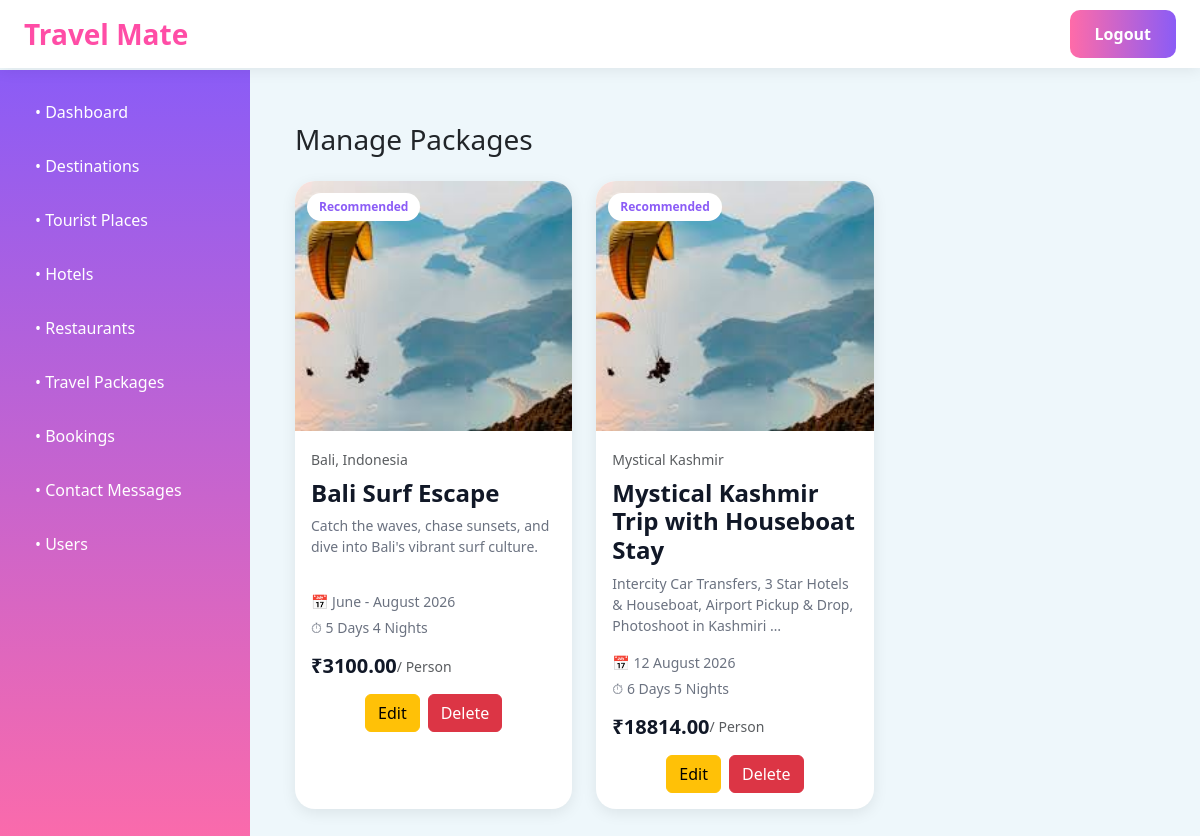
The app's page /admin_view_packages/ with its own data.
### travelmate/models.py (models this page shows, shortened)
class Package(models.Model):
    title = models.CharField(max_length=200)
    location = models.CharField(max_length=200)
    description = models.TextField()
    image = models.ImageField(upload_to='packages/')
    duration = models.CharField(max_length=100)
    travel_date = models.CharField(max_length=100)
    price = models.DecimalField(max_digits=10, decimal_places=2)
    is_recommended = models.BooleanField(default=False)

### travelmate/views.py (the view)
# urls.py: path('admin_view_packages/', views.admin_view_packages, name='admin_view_packages'),
def admin_view_packages(request):
    packages = Package.objects.all()
    return render(request, 'adminPage/view_packages.html', {'packages': packages})

### travelmate/templates/adminPage/view_packages.html (shortened to what this page needs)
{% extends 'adminPage/admin_base.html' %}
{% load static %}
{% block extra_css %}
    <link rel="stylesheet" href="{% static 'css/package.css' %}">
{% endblock %}
{% block content %}
<div class="main-content">
    <div class="mt-2">
        <h3 class="section-title mb-4">
            Manage Packages
        </h3>
        <div class="row">
            {% for package in packages %}
            <div class="col-lg-4 col-md-6 mb-4">
                <div class="package-card">
                    <div class="position-relative">
                        <img src="{{ package.image.url }}"
                            class="package-img">
                        {% if package.is_recommended %}
                        <span class="recommended-badge">
                            Recommended
                        </span>
                        {% endif %}
                    </div>
                    <div class="p-3">
                        <small class="text-muted">
                            {{ package.location }}
                        </small>
                        <h4 class="package-title mt-2">
                            {{ package.title }}
                        </h4>
                        <p class="package-description">
                            {{ package.description|truncatewords:15 }}
                        </p>
                        <div class="package-info">
                            <p>📅 {{ package.travel_date }}</p>
                            <p> ⏱ {{ package.duration }}</p>
                        </div>
                        <div class="d-flex align-items-center mt-3">
                            <h5 class="price mr-2">₹{{ package.price }}</h5>
                            <small class="text-muted">  /   Person</small>
                        </div>
                        <div class="d-flex justify-content-center gap-2 mt-3">
                            <a href="{% url 'edit_package' package.id %}" class="btn btn-warning">
                                Edit
                            </a>
                            <button class="btn btn-danger" onclick="confirmDelete('{{ package.id }}')">
                                Delete
                            </button>
                        </div>
                    </div>
                </div>
            </div>
            {% empty %}
                <div class="col-12">
                    <p>No packages found.</p>
                </div>
            {% endfor %}
        </div>
    </div>
</div>
{% endblock %}

### travelmate/templates/adminPage/admin_base.html (shortened to what this page needs)
{% load static %}
<!DOCTYPE html>
<html lang="en">
<head>
    <link href="https://cdn.jsdelivr.net/npm/bootstrap@5.3.3/dist/css/bootstrap.min.css" rel="stylesheet">
    <link rel="stylesheet" href="{% static 'css/admin_base.css' %}">
    {% block extra_css %}{% endblock %}
</head>
<body>
    <nav class="navbar navbar-expand-lg px-4">
        <a class="navbar-brand logo"
           href="{% url 'admin_dashboard' %}">
            Travel Mate
        </a>
        <div class="ms-auto">
            <a href="{% url 'logout' %}"
               class="btn-main">
                Logout
            </a>
        </div>
    </nav>
    <div class="sidebar">
    <ul class="sidebar-menu">
        <li>
            <a href="{% url 'admin_dashboard' %}"> • Dashboard </a>
        </li>
        <li>
            <button class="menu-btn" data-bs-toggle="collapse" data-bs-target="#destinationMenu">
                • Destinations
            </button>
        </li>
        <li>
            <button class="menu-btn" data-bs-toggle="collapse" data-bs-target="#tourMenu">
                • Tourist Places
            </button>
        </li>
        <li>
            <button class="menu-btn" data-bs-toggle="collapse" data-bs-target="#hotelMenu">
                • Hotels
            </button>
        </li>
        <li>
            <button class="menu-btn" data-bs-toggle="collapse" data-bs-target="#restaurantMenu">
                • Restaurants
            </button>
        </li>
        <li>
            <button class="menu-btn" data-bs-toggle="collapse" data-bs-target="#packageMenu">
                • Travel Packages
            </button>
        </li>
        <li>
            <a href="{% url 'view_bookings' %} ">
                • Bookings
            </a>
        </li>
        <li>
            <a href="{% url 'view_contact_messages' %} ">
                • Contact Messages
            </a>
        </li>
        <li>
            <a href="{% url 'view_users' %} ">
                • Users
            </a>
        </li>
    </ul>
</div>
    {% block content %}
    {% endblock %}
</body>
</html>

### travelmate/static/css/admin_base.css (style rules this page uses)
body { background:#eef7fb; font-family:'Segoe UI',sans-serif; }
.navbar { position:fixed; top:0; width:100%; z-index:1000; background:white; box-shadow:0 2px 15px rgba(0,0,0,0.08); }
.logo { font-size:28px; font-weight:bold; color:#ff4da6; text-decoration:none; }
.btn-main { display:inline-block; background:linear-gradient(to right,#ff6ba8,#8b5cf6); color:white; text-decoration:none; padding:12px 25px; border-radius:10px; font-weight:bold; }
.sidebar { position:fixed; top:70px; left:0; width:250px; height:100vh; background:linear-gradient(to top,#ff6ba8,#8b5cf6); padding:20px; }
.sidebar-menu { list-style:none; padding:0; }
.sidebar-menu li { margin-bottom:10px; }
.sidebar-menu a, .menu-btn { display:block; width:100%; background:none; border:none; color:white; text-decoration:none; text-align:left; padding:10px 15px; border-radius:8px; cursor:pointer; }
.main-content { margin-left: 270px; margin-top: 90px; padding: 25px; }

### travelmate/static/css/package.css (style rules this page uses)
.package-card { background:white; border-radius:20px; overflow:hidden; box-shadow:0 4px 15px rgba(0,0,0,0.08); transition:.3s; height:100%; }
.package-img { width:100%; height:250px; object-fit:cover; }
.recommended-badge { position:absolute; top:12px; left:12px; background:white; color:#8b5cf6; padding:5px 12px; border-radius:20px; font-size:12px; font-weight:600; }
.package-title { font-size:24px; font-weight:700; color:#111827; }
.package-description { color:#6b7280; font-size:14px; min-height:60px; }
.package-info { color:#6b7280; font-size:14px; }
.package-info p { margin-bottom:5px; }
.price { color:#111827; font-weight:700; margin:0; }

### records on screen
Package: image (picture), is_recommended "Recommended", location "Bali, Indonesia", title "Bali Surf Escape", description "Catch the waves, chase sunsets, and dive into Bali's vibrant surf culture.", travel_date "June - August 2026", duration "5 Days 4 Nights", price "3100.00"
Package: image (picture), is_recommended "Recommended", location "Mystical Kashmir", title "Mystical Kashmir Trip with Houseboat Stay", description "Intercity Car Transfers, 3 Star Hotels & Houseboat, Airport Pickup & Drop, Photoshoot in Kashmiri …", travel_date "12 August 2026", duration "6 Days 5 Nights", price "18814.00"
